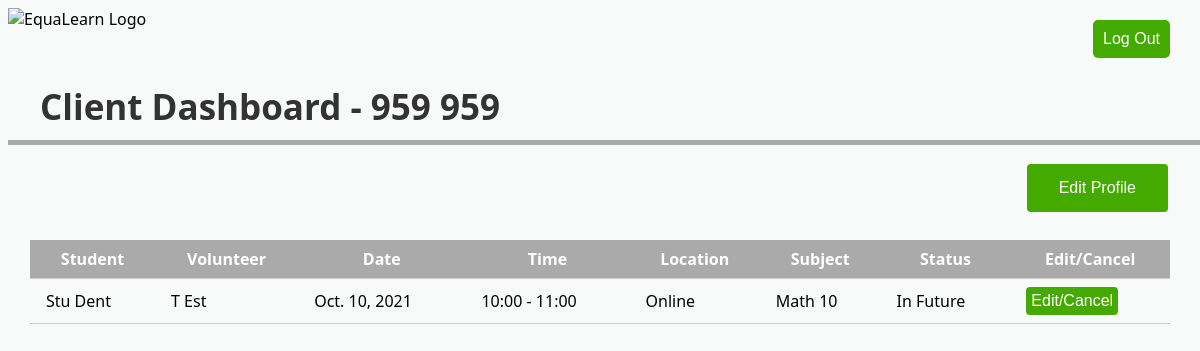
The page /client_dashboard/45/ on the database its author committed.
### equalearn/models.py (models this page shows, shortened)
class User(models.Model):
    User_ID = models.AutoField(primary_key = True)
    username = models.CharField(max_length = 100, unique = True)
    usertype = models.CharField(max_length = 10, blank = True, null = True)
    name = models.CharField(max_length=50)
    phone_number = models.CharField(max_length = 12)
    email = models.CharField(max_length = 60)

class Session(models.Model):
    session_id = models.AutoField(primary_key = True)
    user_id_tutor = models.ForeignKey(Tutor, related_name = 'sessions', on_delete = models.CASCADE)
    user_id_client = models.ForeignKey(Client, related_name = 'sessions', on_delete = models.CASCADE)
    student_name = models.ForeignKey(Student, related_name = 'sessions', on_delete = models.CASCADE)
    subject_id = models.ForeignKey(Subject, related_name = 'sessions', on_delete = models.CASCADE)
    date = models.DateField()
    start_time = models.DateTimeField()
    end_time = models.DateTimeField()
    location = models.CharField(max_length = 50)
    status = models.CharField(max_length = 50)
    def getstudent(self):
        return self.student_name.name
    def getvolunteer(self):
        return self.user_id_tutor.name
    def getcoursename(self):
        return self.subject_id.course_name
    def getcourselevel(self):
        return self.subject_id.grade_level
    def getstart(self):
        return (datetime.datetime.strftime(self.start_time, "%I:%M"))
    def getend(self):
        return (datetime.datetime.strftime(self.end_time, "%I:%M"))

class Student(models.Model):
    student_id = models.AutoField(primary_key = True)
    user_id_client = models.ForeignKey(Client, related_name = 'students', on_delete = models.CASCADE)
    name = models.CharField(max_length = 50)
    school = models.CharField(max_length = 50)
    class Meta:
        unique_together = (("name", "user_id_client"),)

class Subject(models.Model):
    subject_id = models.AutoField(primary_key = True)
    course_name = models.CharField(max_length = 20)
    grade_level = models.CharField(max_length = 5)
    class Meta:
        unique_together = (("course_name", "grade_level"),)

### equalearn/views.py (the view)
# urls.py: url(r'client_dashboard/(?P<id>\d+)/$', views.client_dashboard, name="client_dashboard"),
def client_dashboard(request, id):
    client = Client.objects.get(User_ID = id)
    sessions = Session.objects.all()
    return render(request, 'clientdashboard.html', {'sessions': sessions, 'client':client})

### templates/clientdashboard.html (shortened to what this page needs)
<!DOCTYPE html>
{% load static %}
<html>
<head>
  <link rel="stylesheet" type = "text/css" href="{% static 'equalearndb/dashboardstyle.css' %}">
</head>
<img src = "https://i.imgur.com/Z9fdh0a.png" alt = "EquaLearn Logo" height = "50" style = "float:left">
<h1> Client Dashboard - {{client.name}}</h1>
<div class="rectangle"></div>
<button class = "editprofilebutton" style = "button;">Edit Profile</button>
<a href = "{% url 'logout'%}"><button class = "logoutbutton">Log Out</button></a>
    <div class="tableFixHead">
      <table>
        <thead>
              <tr>
    <th>Student</th>
    <th>Volunteer</th>
    <th>Date</th>
    <th>Time</th>
    <th>Location</th>
    <th>Subject</th>
    <th>Status</th>
    <th>Edit/Cancel</th>
  </tr>
      </thead>
    <tbody>
      {% for session in sessions %}
        <tr>
          <td>{{session.getstudent}}</td>
          <td>{{session.getvolunteer}}</td>
          <td> {{session.date}} </td>
          <td> {{session.getstart}} - {{session.getend}}</td>
          <td> {{session.location}} </td>
          <td> {{session.getcoursename}} {{session.getcourselevel}} </td>
          <td> {{session.status}} </td>
          <td> <button class = "tablebutton">Edit/Cancel</button> </td>
        </tr>
    </tbody>
    </div>
</body>
</html>

### static/equalearndb/dashboardstyle.css (style rules this page uses)
.logoutbutton { border: none; color: white; background-color:#44aa00; text-align: center; font-size: 16px; padding: 10px; border-radius: 5px; position: absolute; right: 30px; top: 20px; }
h1 { color: #333333; position: absolute; font-size: 35px; left: 40px; top: 60px; }
.rectangle { height: 5px; width: 100%; background-color: #AAA; position: absolute; top: 140px; }
.editprofilebutton { position: absolute; top: 160px; right: 30px; border: none; background-color:#44aa00; color: white; padding: 15px 32px; text-align: center; font-size: 16px; margin: 4px 2px; border-radius: 4px }
.tablebutton { border: none; color: white; background-color:#44aa00; text-align: center; font-size: 16px; padding: 5px; border-radius: 4px; }
.tableFixHead { overflow-y: auto; height: 500px; position: absolute; top: 240px; right: 30px; left: 30px; }
.tableFixHead thead th { position: sticky; top: 0; }
table { border-collapse: collapse; width: 100%; }
th, td { padding: 8px 16px; border-bottom: 1px solid #ccc; }
th { color: #fff; background: #aaa; }

### rows shown on the page
User: name "959 959"
Session: getstudent "Stu Dent", getvolunteer "T Est", date "Oct. 10, 2021", getstart "10:00", getend "11:00", location "Online", getcoursename "Math", getcourselevel "10", status "In Future"
